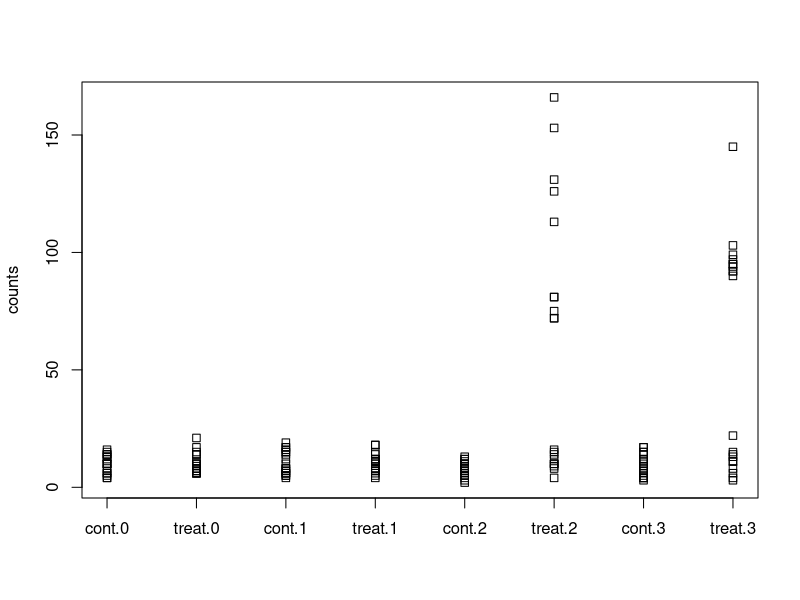
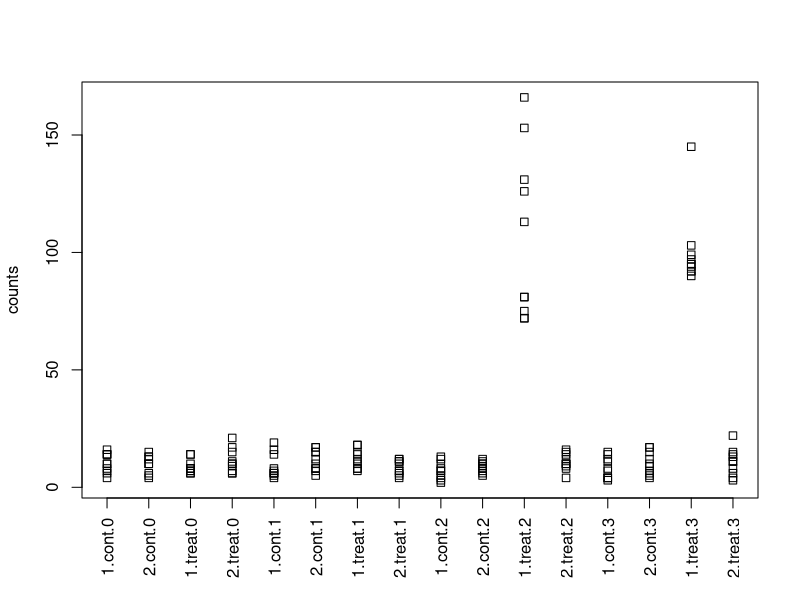
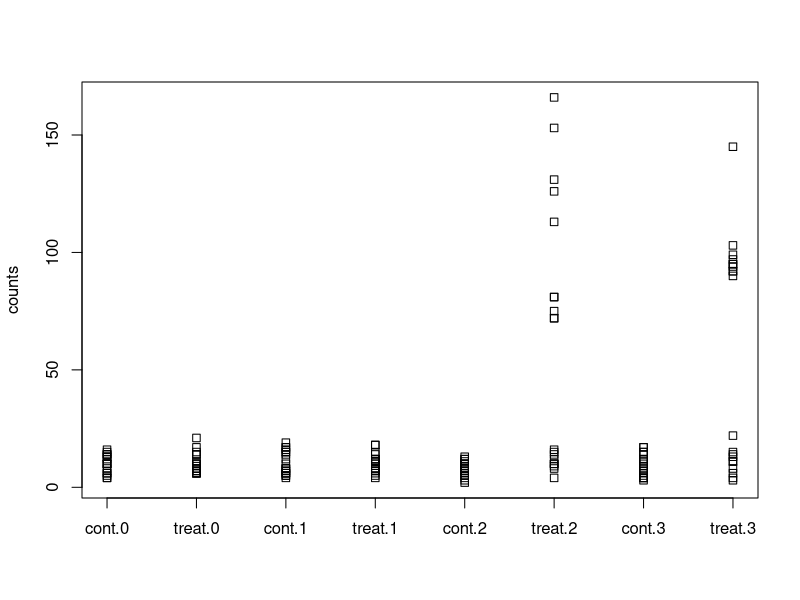
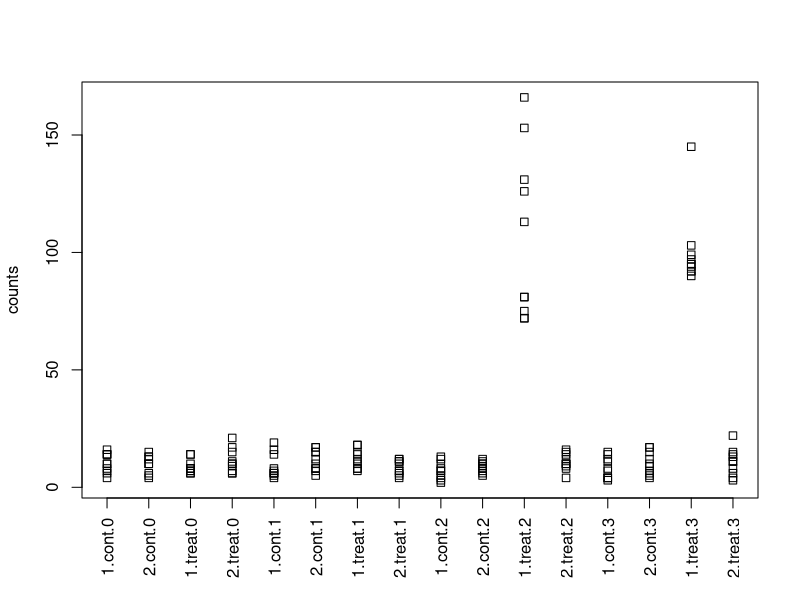

Here is the R script that generated these plots, in order:
## ---- chunk 1
ssize <- 10
nstrain <- 2
ntreat <- 2
nday <- 3

mydata <- as.data.frame(matrix(ncol=4, nrow=c(nday+1)*ntreat*nstrain*ssize))
colnames(mydata) <- c('counts', 'day', 'treat', 'strain')
mydata$day <- as.factor(rep(0:nday, each=ssize*nstrain*ntreat))
mydata$treat <- as.factor(rep(rep(c('cont', 'treat'), each=ssize*nstrain), times=c(nday+1) ))
mydata$strain <- as.factor(rep(rep(1:nstrain, each=ssize), times=ntreat*c(nday+1)))

disp <- 10
set.seed(2)
mydata$counts <- rnbinom(n=nrow(mydata), mu=10, size=disp)

mydata$counts[c(2 * ssize * ntreat * nstrain + ssize*ntreat + 1):c(2 * ssize * ntreat * nstrain + ssize*ntreat + ssize)] <- rnbinom(n=ssize, mu=100, size=disp)

mydata$counts[c(3 * ssize * ntreat * nstrain + ssize*ntreat + 1):c(3 * ssize * ntreat * nstrain + ssize*ntreat + ssize)] <- rnbinom(n=ssize, mu=100, size=disp)
## ---- chunk 2
#stripchart(counts ~ day, data=mydata, vertical=TRUE)
#
stripchart(counts ~ treat/day, data=mydata, vertical=TRUE)
#
stripchart(counts ~ strain/treat/day, data=mydata, vertical=TRUE, las=3)
## ---- chunk 3
library(MASS)
glm1 <- glm(counts ~ day, data=mydata, family = negative.binomial(disp))
summary(glm1)
exp(coefficients(glm1))
exp(coefficients(glm1)[1] + coefficients(glm1)[3])
#exp(coefficients(glm1)[1]) + exp(coefficients(glm1)[3])
## ---- chunk 4
stripchart(counts ~ treat/day, data=mydata, vertical=TRUE)
## ---- chunk 5
glm2 <- glm(counts ~ treat/day, data=mydata, family = negative.binomial(disp))
summary(glm2)
exp(coefficients(glm2))
exp(coefficients(glm2)[1] + coefficients(glm2)[5])
exp(coefficients(glm2)[1] + coefficients(glm2)[6])
#exp(coefficients(glm2)[1] + coefficients(glm2)[5] + coefficients(glm2)[6])
## ---- chunk 6
#
stripchart(counts ~ strain/treat/day, data=mydata, vertical=TRUE, las=3)
## ---- chunk 7
glm3 <- glm(counts ~ strain/treat/day, data=mydata, family = negative.binomial(disp))
summary(glm3)
## ---- chunk 8
anova(glm1, glm2, test = "Chisq")
anova(glm2, glm3, test = "Chisq")
